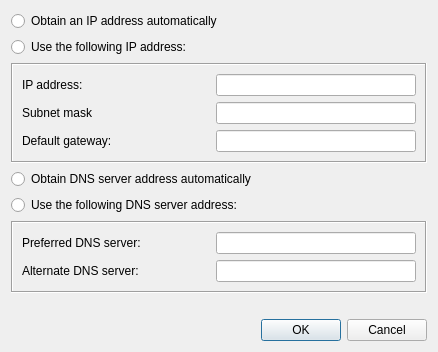
<?xml version="1.0" encoding="UTF-8"?>
<ui version="4.0">
 <class>InterfaceCongifDialog</class>
 <widget class="QDialog" name="InterfaceCongifDialog">
  <property name="geometry">
   <rect>
    <x>0</x>
    <y>0</y>
    <width>438</width>
    <height>352</height>
   </rect>
  </property>
  <property name="windowTitle">
   <string>Dialog</string>
  </property>
  <layout class="QVBoxLayout" name="verticalLayout">
   <item>
    <widget class="QRadioButton" name="radioButton_obtain_an_ipaddress_automatically">
     <property name="text">
      <string>Obtain an IP address automatically</string>
     </property>
    </widget>
   </item>
   <item>
    <widget class="QRadioButton" name="radioButton_use_the_following_ip_address">
     <property name="text">
      <string>Use the following IP address:</string>
     </property>
    </widget>
   </item>
   <item>
    <widget class="QFrame" name="frame_ip_address">
     <property name="frameShape">
      <enum>QFrame::Shape::Box</enum>
     </property>
     <property name="frameShadow">
      <enum>QFrame::Shadow::Sunken</enum>
     </property>
     <layout class="QGridLayout" name="gridLayout">
      <item row="0" column="0">
       <widget class="QLabel" name="label_2">
        <property name="sizePolicy">
         <sizepolicy hsizetype="Minimum" vsizetype="Preferred">
          <horstretch>0</horstretch>
          <verstretch>0</verstretch>
         </sizepolicy>
        </property>
        <property name="text">
         <string>IP address:</string>
        </property>
       </widget>
      </item>
      <item row="0" column="1">
       <widget class="QLineEdit" name="lineEdit_ip_address">
        <property name="minimumSize">
         <size>
          <width>200</width>
          <height>0</height>
         </size>
        </property>
        <property name="maximumSize">
         <size>
          <width>200</width>
          <height>16777215</height>
         </size>
        </property>
       </widget>
      </item>
      <item row="1" column="0">
       <widget class="QLabel" name="label_3">
        <property name="sizePolicy">
         <sizepolicy hsizetype="Minimum" vsizetype="Preferred">
          <horstretch>0</horstretch>
          <verstretch>0</verstretch>
         </sizepolicy>
        </property>
        <property name="text">
         <string>Subnet mask</string>
        </property>
       </widget>
      </item>
      <item row="1" column="1">
       <widget class="QLineEdit" name="lineEdit_subnet_mask">
        <property name="minimumSize">
         <size>
          <width>200</width>
          <height>0</height>
         </size>
        </property>
        <property name="maximumSize">
         <size>
          <width>200</width>
          <height>16777215</height>
         </size>
        </property>
       </widget>
      </item>
      <item row="2" column="0">
       <widget class="QLabel" name="label_4">
        <property name="sizePolicy">
         <sizepolicy hsizetype="Minimum" vsizetype="Preferred">
          <horstretch>0</horstretch>
          <verstretch>0</verstretch>
         </sizepolicy>
        </property>
        <property name="text">
         <string>Default gateway:</string>
        </property>
       </widget>
      </item>
      <item row="2" column="1">
       <widget class="QLineEdit" name="lineEdit_default_gateway">
        <property name="minimumSize">
         <size>
          <width>200</width>
          <height>0</height>
         </size>
        </property>
        <property name="maximumSize">
         <size>
          <width>200</width>
          <height>16777215</height>
         </size>
        </property>
       </widget>
      </item>
     </layout>
    </widget>
   </item>
   <item>
    <widget class="QRadioButton" name="radioButton_obtain_dns_server_address_automatically">
     <property name="text">
      <string>Obtain DNS server address automatically</string>
     </property>
    </widget>
   </item>
   <item>
    <widget class="QRadioButton" name="radioButton_use_the_following_dns_server_address">
     <property name="text">
      <string>Use the following DNS server address:</string>
     </property>
    </widget>
   </item>
   <item>
    <widget class="QFrame" name="frame_dns_server">
     <property name="frameShape">
      <enum>QFrame::Shape::Box</enum>
     </property>
     <property name="frameShadow">
      <enum>QFrame::Shadow::Sunken</enum>
     </property>
     <layout class="QGridLayout" name="gridLayout_2">
      <item row="0" column="0">
       <widget class="QLabel" name="label_6">
        <property name="sizePolicy">
         <sizepolicy hsizetype="Minimum" vsizetype="Preferred">
          <horstretch>0</horstretch>
          <verstretch>0</verstretch>
         </sizepolicy>
        </property>
        <property name="text">
         <string>Preferred DNS server:</string>
        </property>
       </widget>
      </item>
      <item row="0" column="1">
       <widget class="QLineEdit" name="lineEdit_preferred_dns_server">
        <property name="sizePolicy">
         <sizepolicy hsizetype="Fixed" vsizetype="Fixed">
          <horstretch>0</horstretch>
          <verstretch>0</verstretch>
         </sizepolicy>
        </property>
        <property name="minimumSize">
         <size>
          <width>200</width>
          <height>0</height>
         </size>
        </property>
        <property name="maximumSize">
         <size>
          <width>200</width>
          <height>16777215</height>
         </size>
        </property>
       </widget>
      </item>
      <item row="1" column="0">
       <widget class="QLabel" name="label_7">
        <property name="sizePolicy">
         <sizepolicy hsizetype="Minimum" vsizetype="Preferred">
          <horstretch>0</horstretch>
          <verstretch>0</verstretch>
         </sizepolicy>
        </property>
        <property name="text">
         <string>Alternate DNS server:</string>
        </property>
       </widget>
      </item>
      <item row="1" column="1">
       <widget class="QLineEdit" name="lineEdit_alternate_dns_server">
        <property name="sizePolicy">
         <sizepolicy hsizetype="Fixed" vsizetype="Fixed">
          <horstretch>0</horstretch>
          <verstretch>0</verstretch>
         </sizepolicy>
        </property>
        <property name="minimumSize">
         <size>
          <width>200</width>
          <height>0</height>
         </size>
        </property>
        <property name="maximumSize">
         <size>
          <width>200</width>
          <height>16777215</height>
         </size>
        </property>
       </widget>
      </item>
     </layout>
    </widget>
   </item>
   <item>
    <spacer name="verticalSpacer">
     <property name="orientation">
      <enum>Qt::Orientation::Vertical</enum>
     </property>
     <property name="sizeHint" stdset="0">
      <size>
       <width>20</width>
       <height>75</height>
      </size>
     </property>
    </spacer>
   </item>
   <item>
    <layout class="QHBoxLayout" name="horizontalLayout">
     <item>
      <spacer name="horizontalSpacer">
       <property name="orientation">
        <enum>Qt::Orientation::Horizontal</enum>
       </property>
       <property name="sizeHint" stdset="0">
        <size>
         <width>40</width>
         <height>20</height>
        </size>
       </property>
      </spacer>
     </item>
     <item>
      <widget class="QPushButton" name="pushButton">
       <property name="text">
        <string>OK</string>
       </property>
      </widget>
     </item>
     <item>
      <widget class="QPushButton" name="pushButton_2">
       <property name="text">
        <string>Cancel</string>
       </property>
      </widget>
     </item>
    </layout>
   </item>
  </layout>
 </widget>
 <tabstops>
  <tabstop>radioButton_obtain_an_ipaddress_automatically</tabstop>
  <tabstop>radioButton_use_the_following_ip_address</tabstop>
  <tabstop>lineEdit_ip_address</tabstop>
  <tabstop>lineEdit_subnet_mask</tabstop>
  <tabstop>lineEdit_default_gateway</tabstop>
  <tabstop>radioButton_obtain_dns_server_address_automatically</tabstop>
  <tabstop>radioButton_use_the_following_dns_server_address</tabstop>
  <tabstop>lineEdit_preferred_dns_server</tabstop>
  <tabstop>lineEdit_alternate_dns_server</tabstop>
  <tabstop>pushButton</tabstop>
  <tabstop>pushButton_2</tabstop>
 </tabstops>
 <resources/>
 <connections/>
</ui>
